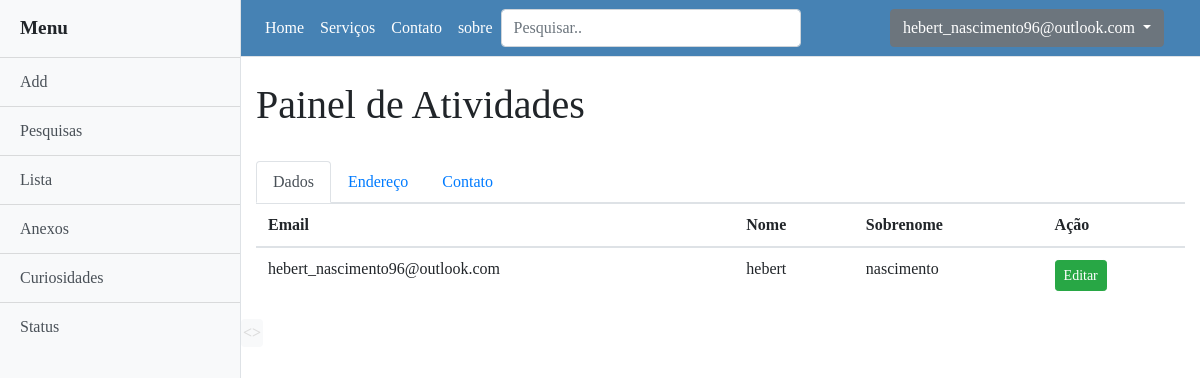
The app's page /painel.php (signed in) with its own data.
### tables this page shows
CREATE TABLE IF NOT EXISTS `formulario` (
  `id` int(11) NOT NULL AUTO_INCREMENT,
  `email` varchar(150) NOT NULL,
  `senha` varchar(100) NOT NULL,
  `nome` varchar(150) NOT NULL,
  `sobrenome` varchar(150) NOT NULL,
  `tipo` int(2) NOT NULL,
  `data_de_cadastro` datetime NOT NULL DEFAULT CURRENT_TIMESTAMP,
  PRIMARY KEY (`id`),
  UNIQUE KEY `email` (`email`)
);

### logado.php (the view, shortened to what this page needs)
<?php
include 'header.php';
include_once 'Conexao.php';
$query = "SELECT * FROM formulario WHERE tipo =3 AND id = '".$_SESSION["id"]."'";
$result = mysqli_query($conn, $query);
?>
<div class="d-flex" id="wrapper">
    <div class="bg-light border-right" id="sidebar-wrapper">
        <div class="sidebar-heading"><strong>Menu</strong></div>
        <div class="list-group list-group-flush">
            <a href="#" class="list-group-item list-group-item-action bg-light">Add</a>
            <a href="#" class="list-group-item list-group-item-action bg-light">Pesquisas</a>
            <a href="#" class="list-group-item list-group-item-action bg-light">Lista</a>
            <a href="#" class="list-group-item list-group-item-action bg-light">Anexos</a>
            <a href="#" class="list-group-item list-group-item-action bg-light">Curiosidades</a>
            <a href="#" class="list-group-item list-group-item-action bg-light">Status</a>
        </div>
    </div>
    <div id="page-content-wrapper">
        <nav class="navbar navbar-expand-lg navbar-light bg-light border-bottom cornavbar">
            <div class="collapse navbar-collapse" id="navbarSupportedContent">
                <ul class="navbar-nav mt-2 mt-lg-0">
                    <li class="nav-item active">
                        <a class="nav-link style-link-nav" href="#">Home <span class="sr-only">(current)</span></a>
                    </li>
                    <li class="nav-item">
                        <a class="nav-link style-link-nav" href="#">Serviços</a>
                    </li>
                    <li class="nav-item dropdown">
                    <li class="nav-item">
                        <a class="nav-link style-link-nav" href="#">Contato</a>
                    </li>
                    <li class="nav-item">
                        <a class="nav-link disabled style-link-nav" href="#" tabindex="-1" aria-disabled="true">sobre</a>
                    </li>
                    </li>
                </ul>
                <form class="form-inline my-2 my-lg-0"><span class="glyphicon glyphicon-search" aria-hidden="true"></span>
                    <input class="form-control mr-sm-2" href="#" style="width: 300px;" type="search" placeholder="Pesquisar.." aria-label="Search" />
                </form>
            </div>
            <div class="col-md-4">
                <div class="dropdown">
                    <button class="btn btn-secondary dropdown-toggle" type="button" id="dropdownMenuButton" data-toggle="dropdown" aria-haspopup="true" aria-expanded="false">
                       <?php echo $_SESSION["email"];?>
                     </button>
                </div>
            </div>
        </nav>
        <div class="container-fluid">
            <h1 class="mt-4">Painel de Atividades</h1>
        </div>
        <br>
        <div class="container">
            <nav>
                <div class="nav nav-tabs" id="nav-tab" role="tablist">
                    <a class="nav-item nav-link active" id="nav-home-tab" data-toggle="tab" href="#nav-home" role="tab" aria-controls="nav-home" aria-selected="true">Dados</a>
                    <a class="nav-item nav-link" id="nav-profile-tab" data-toggle="tab" href="#nav-profile" role="tab" aria-controls="nav-profile" aria-selected="false">Endereço</a>
                    <a class="nav-item nav-link" id="nav-contact-tab" data-toggle="tab" href="#nav-contact" role="tab" aria-controls="nav-contact" aria-selected="false">Contato</a>
                </div>
            </nav>
            <div class="tab-content" id="nav-tabContent">
                <div class="tab-pane fade show active" id="nav-home" role="tabpanel" aria-labelledby="nav-home-tab">
                    <table class="table table-hover">
                        <thead>
                            <tr>
                                <th>Email</th>
                                <th>Nome</th>
                                <th>Sobrenome</th>
                                <th>Ação</th>
                            </tr>
                        </thead>
                        <tbody>
                            <?php
                                 while ($row_formulario = mysqli_fetch_array($result)) {
                            ?>
                                <tr>
                                    <td><?php echo $row_formulario['email']; ?></td>
                                    <td><?php echo $row_formulario['nome']; ?></td>
                                    <td><?php echo $row_formulario['sobrenome']; ?></td>
                                    <td><button type="button" class="btn btn-sm btn-success" data-toggle="modal" data-target="#addUsuarioModal">Editar</button></td>
                                </tr>
                                <?php
                            }
                            ?>
                        </tbody>
                    </table>
                </div>
            </div>
        </div>
        <button class="btn menulateral" id="menu-toggle"><strong> <> </strong></button>
    </div>
</div>
<?php include('footer.php'); ?>

### css/custom.css (style rules this page uses)
body { background-color: ; font-family: verdana; }
.cornavbar { background-color: SteelBlue !important; }
.cornavbar .style-link-nav { color: white !important; text-decoration:none; }
.menulateral { background-color: #F8F9FA !important; padding: 1px 1px !important; margin: o auto; color: Gainsboro; position:fixed; }
#sidebar-wrapper { min-height: 100vh; margin-left: -15rem; -webkit-transition: margin .25s ease-out; -moz-transition: margin .25s ease-out; -o-transition: margin .25s ease-out; transition: margin .25s ease-out; }
#sidebar-wrapper .sidebar-heading { padding: 0.875rem 1.25rem; font-size: 1.2rem; }
#sidebar-wrapper .list-group { width: 15rem; }
#page-content-wrapper { min-width: 100vw; }
@media (min-width: 768px) { #sidebar-wrapper { margin-left: 0; } }
@media (min-width: 768px) { #page-content-wrapper { min-width: 0; width: 100%; } }

### records on screen
formulario: email "hebert_nascimento96@outlook.com", nome "hebert", sobrenome "nascimento"

### other values on screen
$_SESSION["email"] "hebert_nascimento96@outlook.com"
